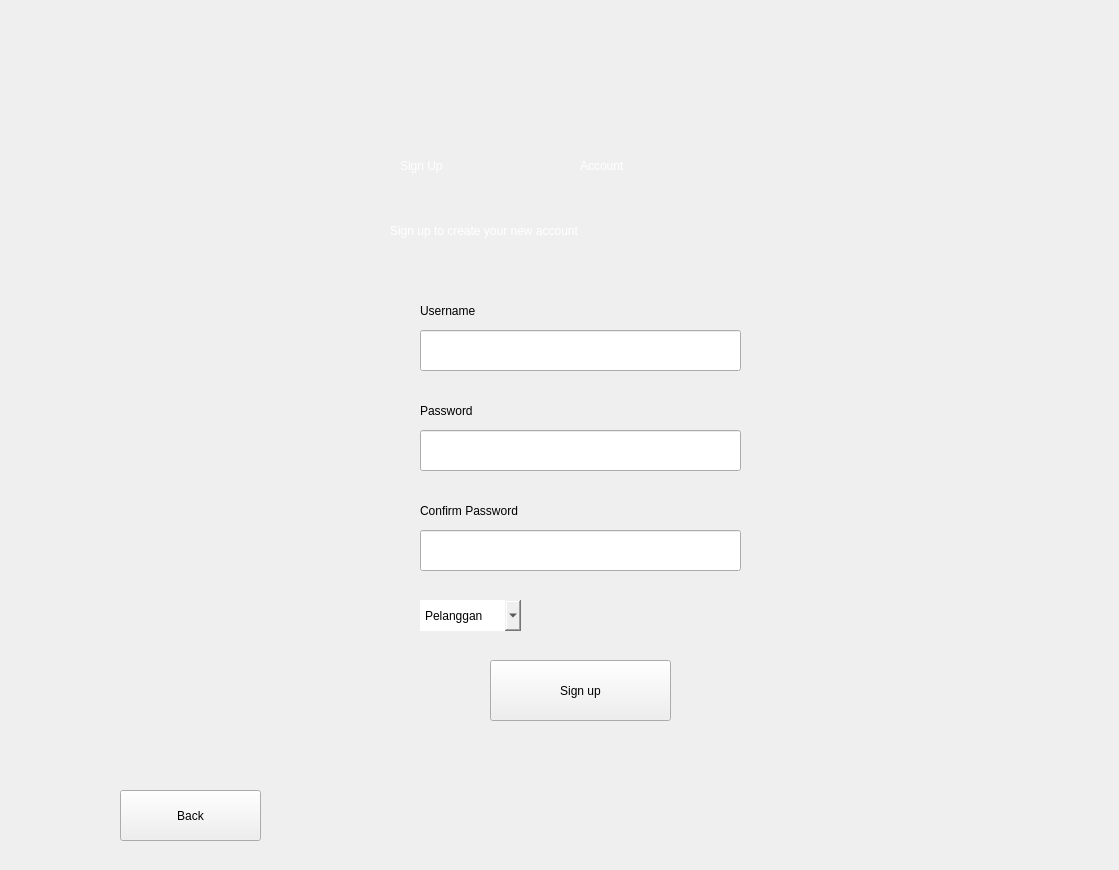
<?xml version="1.0" encoding="UTF-8"?>
<ui version="4.0">
 <class>MainWindow</class>
 <widget class="QMainWindow" name="MainWindow">
  <property name="geometry">
   <rect>
    <x>0</x>
    <y>0</y>
    <width>1119</width>
    <height>870</height>
   </rect>
  </property>
  <property name="windowTitle">
   <string>MainWindow</string>
  </property>
  <widget class="QWidget" name="bgwidget">
   <property name="enabled">
    <bool>true</bool>
   </property>
   <property name="maximumSize">
    <size>
     <width>1121</width>
     <height>891</height>
    </size>
   </property>
   <property name="styleSheet">
    <string notr="true">QWidget#bgwidget{
background-color: qlineargradient(spread:pad, x1:0, y1:0.961, x2:1, y2:0, stop:0 rgba(33, 137, 205, 255), stop:1 rgba(255, 255, 255, 255))};</string>
   </property>
   <widget class="QLabel" name="label">
    <property name="geometry">
     <rect>
      <x>580</x>
      <y>130</y>
      <width>191</width>
      <height>71</height>
     </rect>
    </property>
    <property name="styleSheet">
     <string notr="true">font: 36pt &quot;MS Shell Dlg 2&quot;; color : rgb(255, 255, 255)</string>
    </property>
    <property name="text">
     <string>Account</string>
    </property>
   </widget>
   <widget class="QLabel" name="label_3">
    <property name="geometry">
     <rect>
      <x>390</x>
      <y>200</y>
      <width>381</width>
      <height>61</height>
     </rect>
    </property>
    <property name="styleSheet">
     <string notr="true">font: 18pt &quot;MS Shell Dlg 2&quot;; color : rgb(255, 255, 255);</string>
    </property>
    <property name="text">
     <string>Sign up to create your new account</string>
    </property>
   </widget>
   <widget class="QLineEdit" name="username">
    <property name="geometry">
     <rect>
      <x>420</x>
      <y>330</y>
      <width>321</width>
      <height>41</height>
     </rect>
    </property>
    <property name="styleSheet">
     <string notr="true">font: 11pt &quot;MS Shell Dlg 2&quot;;</string>
    </property>
   </widget>
   <widget class="QLineEdit" name="password">
    <property name="geometry">
     <rect>
      <x>420</x>
      <y>430</y>
      <width>321</width>
      <height>41</height>
     </rect>
    </property>
    <property name="styleSheet">
     <string notr="true">font: 11pt &quot;MS Shell Dlg 2&quot;;</string>
    </property>
    <property name="text">
     <string/>
    </property>
    <property name="echoMode">
     <enum>QLineEdit::Password</enum>
    </property>
   </widget>
   <widget class="QLabel" name="label_2">
    <property name="geometry">
     <rect>
      <x>420</x>
      <y>300</y>
      <width>111</width>
      <height>21</height>
     </rect>
    </property>
    <property name="styleSheet">
     <string notr="true">font: 14pt &quot;MS Shell Dlg 2&quot;;
color:rgb(0, 0, 0)</string>
    </property>
    <property name="text">
     <string>Username</string>
    </property>
   </widget>
   <widget class="QLabel" name="label_4">
    <property name="geometry">
     <rect>
      <x>420</x>
      <y>400</y>
      <width>111</width>
      <height>21</height>
     </rect>
    </property>
    <property name="styleSheet">
     <string notr="true">font: 14pt &quot;MS Shell Dlg 2&quot;; color:rgb(0, 0, 0)</string>
    </property>
    <property name="text">
     <string>Password</string>
    </property>
   </widget>
   <widget class="QLabel" name="label_5">
    <property name="geometry">
     <rect>
      <x>400</x>
      <y>130</y>
      <width>181</width>
      <height>71</height>
     </rect>
    </property>
    <property name="styleSheet">
     <string notr="true">font: 36pt &quot;MS Shell Dlg 2&quot;; color : rgb(255, 255, 255)</string>
    </property>
    <property name="text">
     <string>Sign Up</string>
    </property>
   </widget>
   <widget class="QLineEdit" name="confirm_password">
    <property name="geometry">
     <rect>
      <x>420</x>
      <y>530</y>
      <width>321</width>
      <height>41</height>
     </rect>
    </property>
    <property name="styleSheet">
     <string notr="true">font: 11pt &quot;MS Shell Dlg 2&quot;;</string>
    </property>
    <property name="text">
     <string/>
    </property>
    <property name="echoMode">
     <enum>QLineEdit::Password</enum>
    </property>
   </widget>
   <widget class="QLabel" name="label_6">
    <property name="geometry">
     <rect>
      <x>420</x>
      <y>500</y>
      <width>151</width>
      <height>21</height>
     </rect>
    </property>
    <property name="styleSheet">
     <string notr="true">font: 14pt &quot;MS Shell Dlg 2&quot;; color:rgb(0, 0, 0)</string>
    </property>
    <property name="text">
     <string>Confirm Password</string>
    </property>
   </widget>
   <widget class="QPushButton" name="sign_up">
    <property name="geometry">
     <rect>
      <x>490</x>
      <y>660</y>
      <width>181</width>
      <height>61</height>
     </rect>
    </property>
    <property name="styleSheet">
     <string notr="true">QPushButton#sign_up{
background-color:rgb(0, 0, 0);
color:rgba(255,255,255,210);
border-radius:25px;
font: 20pt &quot;MS Shell Dlg 2&quot;; color:rgb(255, 255, 255);
}

QPushButton#sign_up:hover{
background-color:qlineargradient(spread:pad, x1:0, y1:1, x2:1, y2:0, stop:0 rgba(150, 123, 111, 219), stop:1 rgba(85, 81, 84, 226));
}

QPushButton#sign_up:pressed{
padding-left:5px;
padding-top:5px;
background-color:rgba(150, 123, 111, 255);
};</string>
    </property>
    <property name="text">
     <string>Sign up</string>
    </property>
   </widget>
   <widget class="QComboBox" name="Role">
    <property name="geometry">
     <rect>
      <x>420</x>
      <y>600</y>
      <width>101</width>
      <height>31</height>
     </rect>
    </property>
    <property name="styleSheet">
     <string notr="true">color:rgba(255,255,255,210);
border-radius:25px;
font: 12pt &quot;MS Shell Dlg 2&quot;; color:rgb(0, 0, 0);</string>
    </property>
    <item>
     <property name="text">
      <string>Pelanggan</string>
     </property>
    </item>
    <item>
     <property name="text">
      <string>Teknisi</string>
     </property>
    </item>
    <item>
     <property name="text">
      <string>Admin</string>
     </property>
    </item>
   </widget>
   <widget class="QPushButton" name="BackButton">
    <property name="geometry">
     <rect>
      <x>120</x>
      <y>790</y>
      <width>141</width>
      <height>51</height>
     </rect>
    </property>
    <property name="styleSheet">
     <string notr="true">QPushButton#BackButton{
background-color:rgb(0, 0, 0);
color:rgba(255,255,255,210);
border-radius:15px;
font: 12pt &quot;MS Shell Dlg 2&quot;; color:rgb(255, 255, 255);
}

QPushButton#BackButton:hover{
background-color:qlineargradient(spread:pad, x1:0, y1:1, x2:1, y2:0, stop:0 rgba(150, 123, 111, 219), stop:1 rgba(85, 81, 84, 226));
}

QPushButton#BackButton:pressed{
padding-left:5px;
padding-top:5px;
background-color:rgba(150, 123, 111, 255);
};</string>
    </property>
    <property name="text">
     <string>Back</string>
    </property>
   </widget>
  </widget>
 </widget>
 <resources/>
 <connections/>
</ui>
